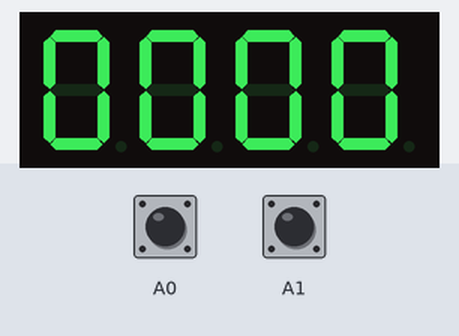
A sketch run on a simulated Arduino Uno, built with avr-gcc and run on an emulated ATmega328P. Shown: 4-digit seven-segment display. The inputs (shaded band) are chosen by the test bench; at power-on: A0 HIGH, A1 HIGH.

Above: at 0.1 s.
At 9.2 s:
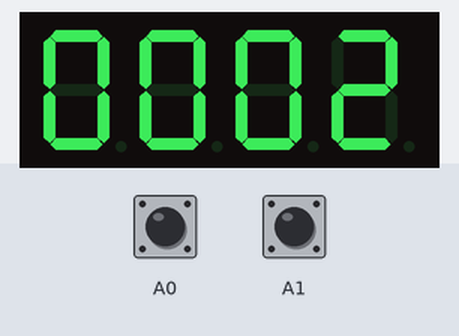
At 13.5 s:
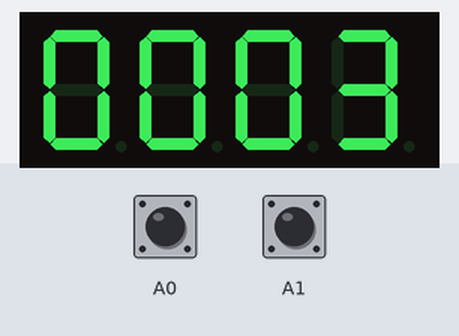
At 17.8 s:
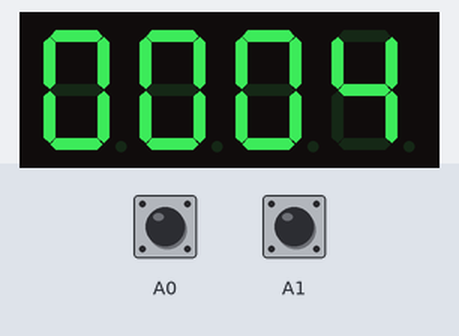
At 21.8 s:
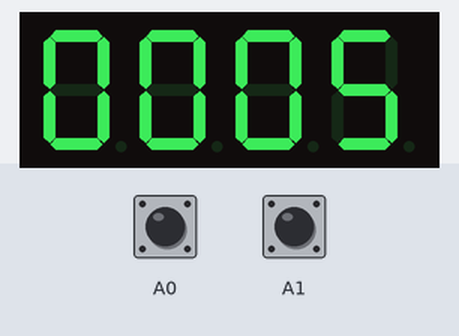
At 31.0 s:
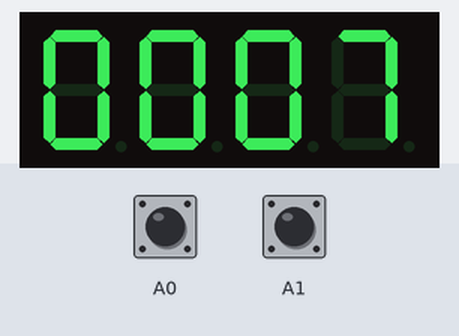

Measured:
- what the display in image 1 shows lasts 4.3 s, from 9.2 s to 13.5 s
- what the display in image 3 shows lasts 3.9 s, from 17.8 s to 21.7 s

The sketch:

Lab02.03.ino
```cpp
#include "SevSeg.h"

SevSeg sevseg;
int Hour = 0,Min = 0,t = 0;
int Pin10;
int Pin11;
int Step;

void setup()
{
  Serial.begin(9600);
  byte numDigits = 4;
  byte digitPins[] = {5,4,3,2};
  byte segmentPins[] = {6, 7, 8, 9, 10, 11, 12, 13};
  sevseg.begin(COMMON_CATHODE, numDigits, digitPins,segmentPins);
  pinMode(A0,INPUT_PULLUP);
  pinMode(A1,INPUT_PULLUP);
  Step = 1;
}

void loop()
{
  sevseg.setNumber(Hour * 100 + Min, 4);
  for(t=0;t<30000;t++)
  {
    sevseg.refreshDisplay();
  }
  Min = Min + Step;
  if(Min==60)
  {
    Min=0;
    if(Hour==23)
    {
      Hour=0;
    }
    else
    {
      Hour++;
    }
  }
  if(Min==-1)
  {
    Min = 59;
    if(Hour==0)
    {
      Hour=23;
    }
    else
    {
      Hour--;
    }
  }
  Pin10 = digitalRead(A0);
  if(Pin10 == 0)
  {
    Min = 0;
    Hour = 0;
  }
  Pin11 = digitalRead(A1);
  if(Pin11 == 0)
  {
    Step = -1;
  }
  else
  {
    Step = 1;
  }
}
```
